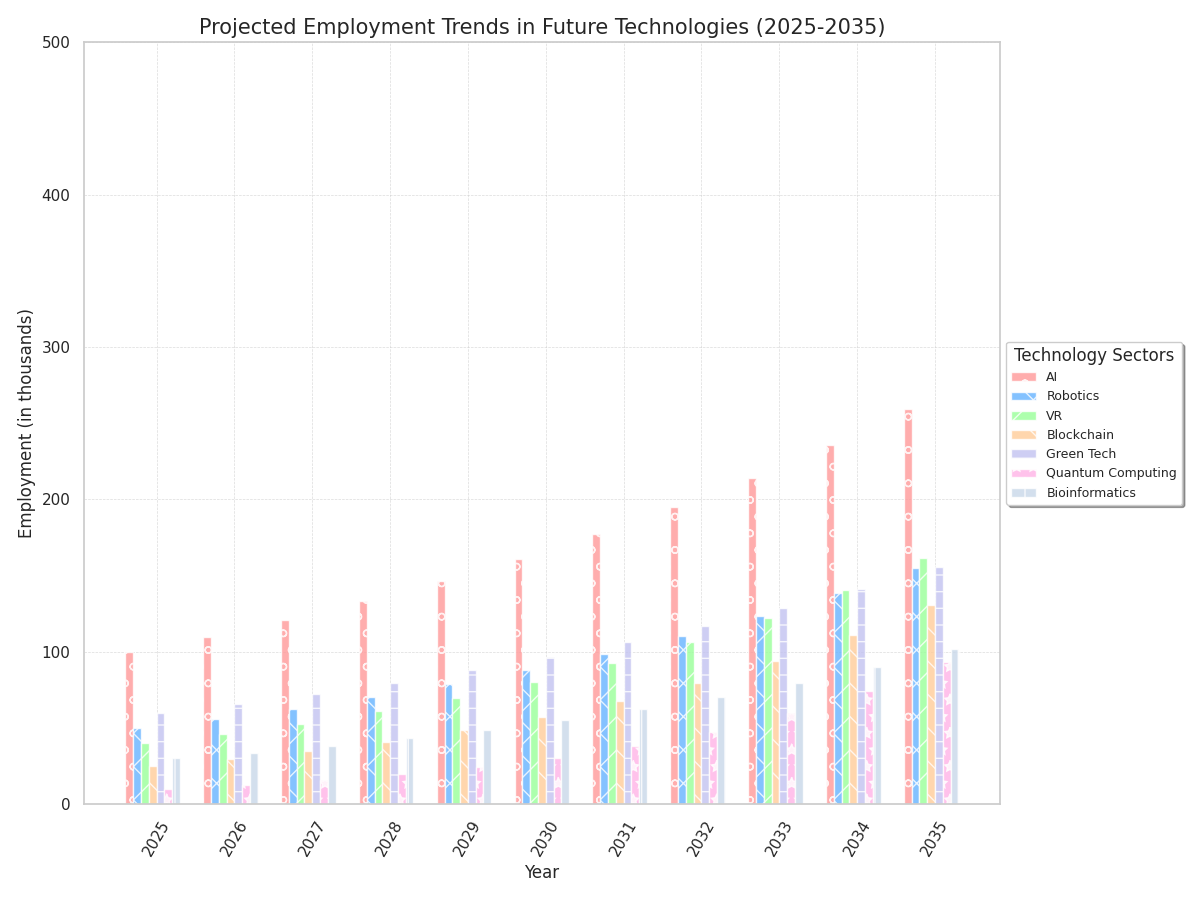

Write Python code to recreate this figure.
import matplotlib.pyplot as plt
import numpy as np

years = np.arange(2025, 2036)

def calculate_growth(base_value, rate, years):
    return base_value * ((1 + rate) ** np.arange(len(years)))

base_ai = 100
base_robotics = 50
base_vr = 40
base_blockchain = 25
base_green_tech = 60
base_quantum_computing = 10
base_bioinformatics = 30

growth_ai = 0.10
growth_robotics = 0.12
growth_vr = 0.15
growth_blockchain = 0.18
growth_green_tech = 0.10
growth_quantum_computing = 0.25
growth_bioinformatics = 0.13

ai_employment = calculate_growth(base_ai, growth_ai, years)
robotics_employment = calculate_growth(base_robotics, growth_robotics, years)
vr_employment = calculate_growth(base_vr, growth_vr, years)
blockchain_employment = calculate_growth(base_blockchain, growth_blockchain, years)
green_tech_employment = calculate_growth(base_green_tech, growth_green_tech, years)
quantum_computing_employment = calculate_growth(base_quantum_computing, growth_quantum_computing, years)
bioinformatics_employment = calculate_growth(base_bioinformatics, growth_bioinformatics, years)

# Number of different tech categories
n_tech = 7
bar_width = 0.1

fig, ax = plt.subplots(figsize=(12, 9))

# Adjusting position indices for grouped bars
indices = np.arange(len(years))

ax.bar(indices, ai_employment, bar_width, label='AI', color='#ff9999', alpha=0.8, hatch='o')
ax.bar(indices + bar_width, robotics_employment, bar_width, label='Robotics', color='#66b3ff', alpha=0.8, hatch='x')
ax.bar(indices + 2 * bar_width, vr_employment, bar_width, label='VR', color='#99ff99', alpha=0.8, hatch='/')
ax.bar(indices + 3 * bar_width, blockchain_employment, bar_width, label='Blockchain', color='#ffcc99', alpha=0.8, hatch='\\')
ax.bar(indices + 4 * bar_width, green_tech_employment, bar_width, label='Green Tech', color='#c2c2f0', alpha=0.8, hatch='-')
ax.bar(indices + 5 * bar_width, quantum_computing_employment, bar_width, label='Quantum Computing', color='#ffb3e6', alpha=0.8, hatch='*')
ax.bar(indices + 6 * bar_width, bioinformatics_employment, bar_width, label='Bioinformatics', color='#c9d7e9', alpha=0.8, hatch='|')

ax.set_title('Projected Employment Trends in Future Technologies (2025-2035)', fontsize=15)
ax.set_xlabel('Year', fontsize=12)
ax.set_ylabel('Employment (in thousands)', fontsize=12)

ax.legend(loc='center left', bbox_to_anchor=(1, 0.5), title='Technology Sectors', fontsize=9, frameon=True, shadow=True)
ax.set_xticks(indices + (n_tech / 2) * bar_width)
ax.set_xticklabels(years, rotation=60)

ax.set_ylim(0, 500)
ax.grid(True, linestyle='--', linewidth=0.5, alpha=0.7)

plt.tight_layout()
plt.show()
